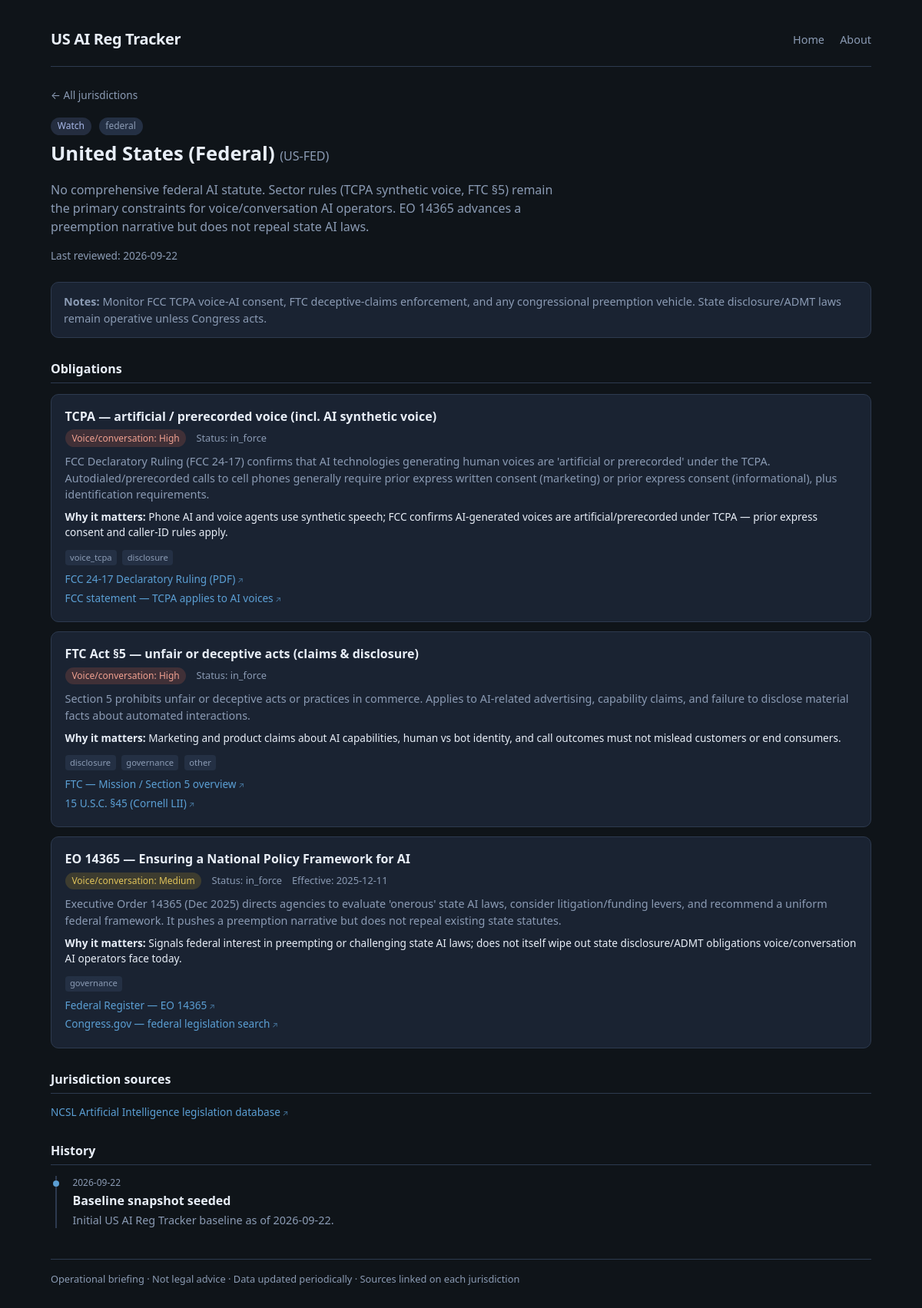
Screenshot of /j/US-FED with the database file from the repository.
### tables this page shows
CREATE TABLE jurisdictions (
    id INTEGER PRIMARY KEY AUTOINCREMENT,
    code TEXT NOT NULL UNIQUE,
    name TEXT NOT NULL,
    kind TEXT NOT NULL CHECK (kind IN ('federal', 'state', 'local')),
    status_color TEXT NOT NULL DEFAULT 'quiet',
    status_label TEXT NOT NULL DEFAULT 'quiet',
    summary TEXT NOT NULL DEFAULT '',
    last_reviewed TEXT,
    notes TEXT DEFAULT ''
);

CREATE TABLE obligations (
    id INTEGER PRIMARY KEY AUTOINCREMENT,
    jurisdiction_id INTEGER NOT NULL REFERENCES jurisdictions(id) ON DELETE CASCADE,
    title TEXT NOT NULL,
    status TEXT NOT NULL DEFAULT 'proposed',
    effective_date TEXT,
    themes TEXT NOT NULL DEFAULT '[]',
    voice_cs_relevance TEXT NOT NULL DEFAULT 'none',
    voice_cs_why TEXT DEFAULT '',
    summary TEXT NOT NULL DEFAULT ''
);

CREATE TABLE sources (
    id INTEGER PRIMARY KEY AUTOINCREMENT,
    jurisdiction_id INTEGER REFERENCES jurisdictions(id) ON DELETE CASCADE,
    obligation_id INTEGER REFERENCES obligations(id) ON DELETE CASCADE,
    label TEXT NOT NULL,
    url TEXT NOT NULL,
    CHECK (jurisdiction_id IS NOT NULL OR obligation_id IS NOT NULL)
);

CREATE TABLE history_events (
    id INTEGER PRIMARY KEY AUTOINCREMENT,
    jurisdiction_id INTEGER NOT NULL REFERENCES jurisdictions(id) ON DELETE CASCADE,
    event_date TEXT NOT NULL,
    title TEXT NOT NULL,
    detail TEXT DEFAULT '',
    source_url TEXT,
    created_at TEXT NOT NULL DEFAULT (datetime('now'))
);

### app/main.py (the view)
@app.get("/j/{code}", response_class=HTMLResponse)
def jurisdiction_page(request: Request, code: str):
    detail = db.jurisdiction_detail(code)
    if not detail:
        raise HTTPException(status_code=404, detail=f"Jurisdiction {code} not found")
    j = _enrich_jurisdiction(detail["jurisdiction"])
    obligations = []
    for obl in detail["obligations"]:
        o = dict(obl)
        rel = o.get("voice_cs_relevance") or "none"
        o["rel_display"] = RELEVANCE_META.get(rel, RELEVANCE_META["none"])["label"]
        o["rel_css"] = RELEVANCE_META.get(rel, RELEVANCE_META["none"])["css"]
        obligations.append(o)
    return templates.TemplateResponse(
        "jurisdiction.html",
        {
            "request": request,
            "j": j,
            "obligations": obligations,
            "sources": detail["sources"],
            "history": detail["history"],
            "status_meta": STATUS_META,
        },
    )

### app/templates/jurisdiction.html (shortened to what this page needs)
{% extends "base.html" %}
{% block content %}
<a class="back" href="/">← All jurisdictions</a>
<div class="j-header">
  <span class="pill {{ j.status_css }}">{{ j.status_display }}</span>
  <span class="pill" style="margin-left:0.35rem;">{{ j.kind }}</span>
  <h1>{{ j.name }} <span style="color:var(--muted); font-weight:400; font-size:1rem;">({{ j.code }})</span></h1>
  <p class="summary">{{ j.summary }}</p>
  <p class="meta-line" style="margin-top:0.75rem;">Last reviewed: {{ j.last_reviewed or '—' }}</p>
</div>
{% if j.notes %}
<div class="notes"><strong>Notes:</strong> {{ j.notes }}</div>
{% endif %}
<h3 class="block-title">Obligations</h3>
{% if obligations %}
  {% for o in obligations %}
  <div class="obl">
    <h4>{{ o.title }}</h4>
    <div class="meta">
      <span class="pill {{ o.rel_css }}">Voice/conversation: {{ o.rel_display }}</span>
      <span>Status: {{ o.status }}</span>
      {% if o.effective_date %}<span>Effective: {{ o.effective_date }}</span>{% endif %}
    </div>
    <p>{{ o.summary }}</p>
    {% if o.voice_cs_why %}
    <p class="why"><strong>Why it matters:</strong> {{ o.voice_cs_why }}</p>
    {% endif %}
    {% if o.themes %}
    <div class="themes">
      {% for t in o.themes %}
      <span class="theme-tag">{{ t }}</span>
      {% endfor %}
    </div>
    {% endif %}
    {% if o.sources %}
    <ul class="sources">
      {% for s in o.sources %}
      <li><a href="{{ s.url }}" target="_blank" rel="noopener noreferrer">{{ s.label }}</a></li>
      {% endfor %}
    </ul>
    {% endif %}
  </div>
  {% endfor %}
{% else %}
<p class="empty">No specific obligations tracked yet for this jurisdiction.</p>
{% endif %}
{% if sources %}
<h3 class="block-title">Jurisdiction sources</h3>
<ul class="sources">
  {% for s in sources %}
  {% if not s.obligation_id %}
  <li><a href="{{ s.url }}" target="_blank" rel="noopener noreferrer">{{ s.label }}</a></li>
  {% endif %}
  {% endfor %}
</ul>
{% endif %}
<h3 class="block-title">History</h3>
{% if history %}
<ul class="timeline">
  {% for h in history %}
  <li>
    <div class="date">{{ h.event_date }}</div>
    <div class="title">{{ h.title }}</div>
    {% if h.detail %}<div class="detail">{{ h.detail }}</div>{% endif %}
  </li>
  {% endfor %}
</ul>
{% else %}
<p class="empty">No history events yet.</p>
{% endif %}
{% endblock %}

### app/static/style.css (style rules this page uses)
:root { --bg: #0f1419; --surface: #1a2332; --surface2: #243044; --border: #2d3a4f; --text: #e8eef7; --muted: #8b9bb4; --accent: #5b9fd4; --accent-soft: rgba(91, 159, 212, 0.15); --in-force: #3d9a6a; --pending: #c9a227; --hot: #d4654a; --quiet: #5a6a7e; --watch: #7b8fd4; --rel-high: #d4654a; --rel-medium: #c9a227; --rel-low: #5b9fd4; --rel-none: #5a6a7e; --radius: 10px; --font: "Segoe UI", system-ui, -apple-system, sans-serif; }
* { box-sizing: border-box; }
body { margin: 0; font-family: var(--font); background: var(--bg); color: var(--text); line-height: 1.5; min-height: 100vh; }
a { color: var(--accent); text-decoration: none; }
.meta-line { color: var(--muted); font-size: 0.85rem; margin-bottom: 1.25rem; }
.pill { display: inline-block; padding: 0.15rem 0.55rem; border-radius: 999px; font-size: 0.75rem; font-weight: 500; background: var(--surface2); color: var(--muted); }
.pill.status-watch { background: rgba(123,143,212,0.2); color: #a8b8e8; }
.pill.rel-high { background: rgba(212,101,74,0.2); color: #f0a090; }
.pill.rel-medium { background: rgba(201,162,39,0.2); color: #e0c35a; }
.back { font-size: 0.85rem; color: var(--muted); margin-bottom: 1rem; display: inline-block; }
.j-header { margin-bottom: 1.5rem; }
.j-header h1 { margin: 0.3rem 0 0.5rem; font-size: 1.6rem; }
.j-header .summary { color: var(--muted); max-width: 42rem; }
.notes { background: var(--surface); border: 1px solid var(--border); border-radius: var(--radius); padding: 0.85rem 1rem; margin: 1rem 0 1.5rem; font-size: 0.9rem; color: var(--muted); }
h3.block-title { font-size: 1rem; margin: 1.75rem 0 0.85rem; padding-bottom: 0.4rem; border-bottom: 1px solid var(--border); }
.obl { background: var(--surface); border: 1px solid var(--border); border-radius: var(--radius); padding: 1rem 1.1rem; margin-bottom: 0.75rem; }
.obl h4 { margin: 0 0 0.35rem; font-size: 1rem; }
.obl .meta { font-size: 0.8rem; color: var(--muted); margin-bottom: 0.5rem; }
.obl .meta span { margin-right: 0.6rem; }
.obl p { margin: 0.35rem 0; font-size: 0.9rem; color: var(--muted); }
.obl .why { font-size: 0.85rem; color: var(--text); margin-top: 0.5rem; }
.themes { margin-top: 0.5rem; }
.theme-tag { display: inline-block; font-size: 0.7rem; padding: 0.1rem 0.4rem; margin: 0.15rem 0.2rem 0 0; border-radius: 4px; background: var(--surface2); color: var(--muted); }
.sources { list-style: none; padding: 0; margin: 0.5rem 0 0; }
.sources li { margin: 0.25rem 0; font-size: 0.85rem; }
.sources a::after { content: " ↗"; font-size: 0.75em; opacity: 0.7; }
.timeline { list-style: none; padding: 0; margin: 0; }
.timeline li { position: relative; padding: 0 0 1.25rem 1.25rem; border-left: 2px solid var(--border); margin-left: 0.4rem; }
.timeline li::before { content: ""; position: absolute; left: -5px; top: 0.35rem; width: 8px; height: 8px; border-radius: 50%; background: var(--accent); }
.timeline li:last-child { padding-bottom: 0; }
.timeline .date { font-size: 0.75rem; color: var(--muted); }
.timeline .title { font-weight: 600; margin: 0.15rem 0; }
.timeline .detail { font-size: 0.9rem; color: var(--muted); }

### rows the page displays
jurisdictions: kind "federal", name "United States (Federal)", code "US-FED", summary "No comprehensive federal AI statute. Sector rules (TCPA synthetic voice, FTC §5) remain the primary constraints for voice/conversation AI operators. EO 14365 advances a preemption narrative but does not repeal state AI laws.", last_reviewed "2026-09-22", notes "Monitor FCC TCPA voice-AI consent, FTC deceptive-claims enforcement, and any congressional preemption vehicle. State disclosure/ADMT laws remain operative unless Congress acts."
obligations: title "TCPA — artificial / prerecorded voice (incl. AI synthetic voice)", rel_display "High", status "in_force", summary "FCC Declaratory Ruling (FCC 24-17) confirms that AI technologies generating human voices are 'artificial or prerecorded' under the TCPA. Autodialed/prerecorded calls to cell phones generally require prior express written consent (marketing) or prior express consent (informational), plus identification requirements.", voice_cs_why "Phone AI and voice agents use synthetic speech; FCC confirms AI-generated voices are artificial/prerecorded under TCPA — prior express consent and caller-ID rules apply.", themes "voice_tcpa" "disclosure"
sources: label "FCC 24-17 Declaratory Ruling (PDF)"
sources: label "FCC statement — TCPA applies to AI voices"
obligations: title "FTC Act §5 — unfair or deceptive acts (claims & disclosure)", rel_display "High", status "in_force", summary "Section 5 prohibits unfair or deceptive acts or practices in commerce. Applies to AI-related advertising, capability claims, and failure to disclose material facts about automated interactions.", voice_cs_why "Marketing and product claims about AI capabilities, human vs bot identity, and call outcomes must not mislead customers or end consumers.", themes "disclosure" "governance" "other"
sources: label "FTC — Mission / Section 5 overview"
sources: label "15 U.S.C. §45 (Cornell LII)"
obligations: title "EO 14365 — Ensuring a National Policy Framework for AI", rel_display "Medium", status "in_force", effective_date "2025-12-11", summary "Executive Order 14365 (Dec 2025) directs agencies to evaluate 'onerous' state AI laws, consider litigation/funding levers, and recommend a uniform federal framework. It pushes a preemption narrative but does not repeal existing state statutes.", voice_cs_why "Signals federal interest in preempting or challenging state AI laws; does not itself wipe out state disclosure/ADMT obligations voice/conversation AI operators face today.", themes "governance"
sources: label "Federal Register — EO 14365"
sources: label "Congress.gov — federal legislation search"
sources: label "NCSL Artificial Intelligence legislation database"
history_events: event_date "2026-09-22", title "Baseline snapshot seeded", detail "Initial US AI Reg Tracker baseline as of 2026-09-22."

### other values shown
{{ j.status_display }} "Watch"
